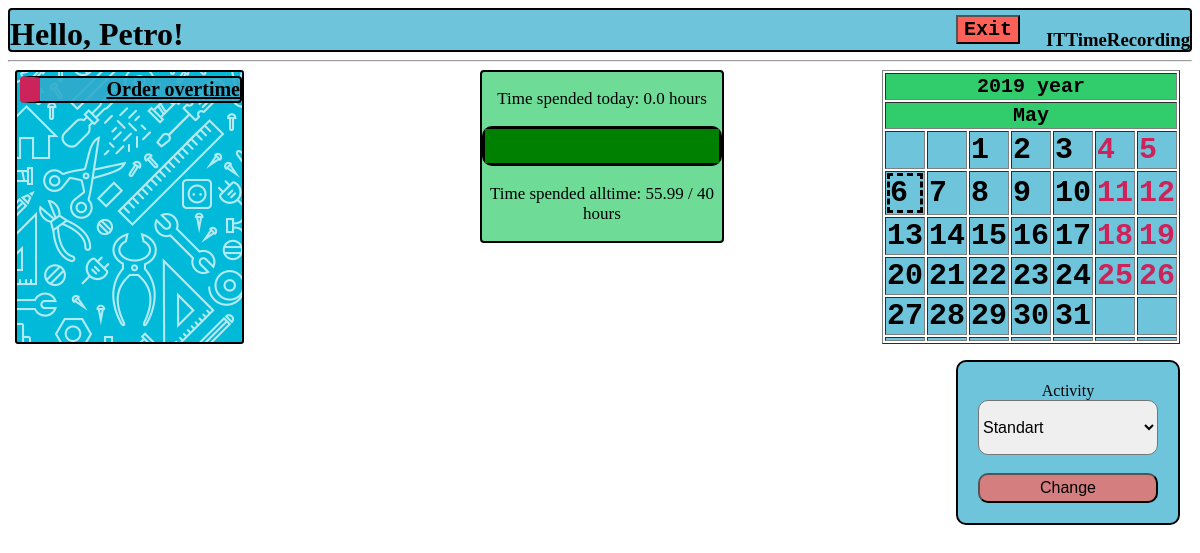
Before: /home/me/ (signed in) with the older database file.
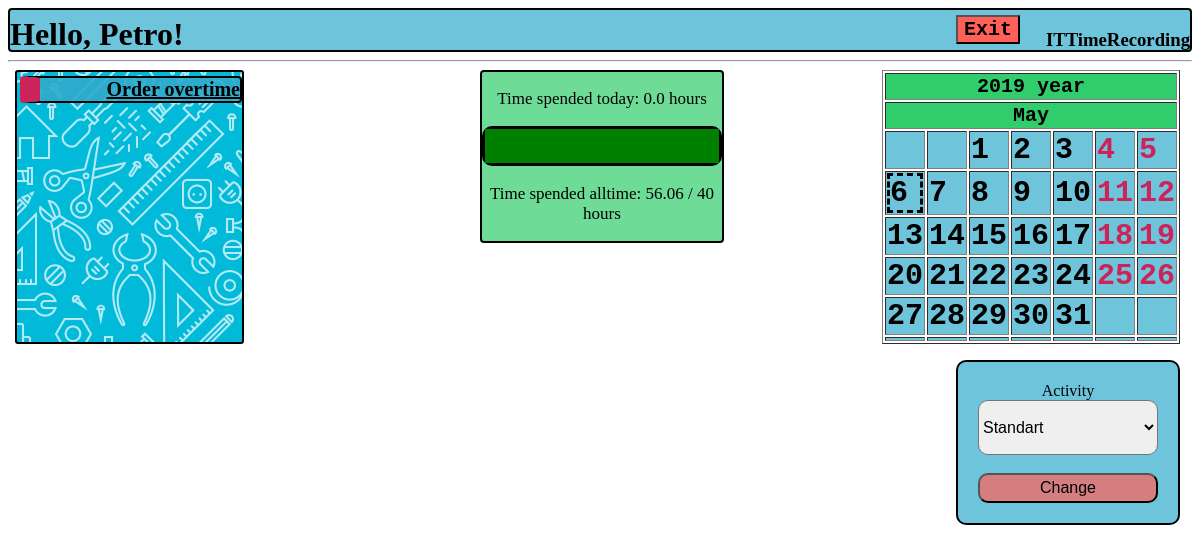
After: the same page with the newer database file.
### rec/models.py (models this page shows, shortened)
class User(db.Model):
    __tablename__ = 'USER'
    login = db.Column('LOGIN', db.String(20), primary_key=True)
    password = db.Column('PASSWORD', db.String(20), nullable=False)
    salary = db.Column('SALARY', db.INTEGER)
    worktime = db.Column('WORKTIME', db.INTEGER)
    username = db.Column('USERNAME', db.String(50), nullable=False)
    role = db.Column('ROLE_NAME', db.String(15), nullable=False )

### rec/login/views.py (the view)
@mod.route('/me/')
@requires_login
def home():
    date = datetime.date.today()
    day = Day(date, 1, 1)
    cal = Calendar.get_month(day)
    menu = []
    if g.user.role == 'Developer':
        menu.append(['Order overtime', 'TakeOvertime'])
    if g.user.role == 'Manager':
        menu.append(['Change user activity', 'ChangeUserActivity'])
        menu.append(['Workday managing', 'ManageWorkday'])
        menu.append(['Registration of new worker', 'Register'])
        menu.append(['Delete user', 'Delete'])
    return render_template("homepage.html",
                           user=g.user,
                           menu=menu,
                           date=date,
                           cal=cal,
                           norms=session['normative'],
                           time=Workday.query.filter_by(id=session["workday_id"]).first().time + session['time'])

### rec/login/views.py (called while the page is built)
@mod.before_request
def before_request():
    if 'start' in session:
        session['now'] = time.monotonic()
        session['time'] = session['now'] - session['start']
    g.user = None
    if 'user_login' in session:
        g.user = User.query.get(session['user_login'])

### rec/templates/homepage.html (shortened to what this page needs)
<!DOCTYPE html>
{% extends "base.html" %}
{% block body %}
    <body link="black">
    <div class="hello"><h1>Hello, {{ user.username }}!</h1></div>
    <div class="back"></div>
    <div class="menu">
    <ul>
    {% set role = user.role %}
    {% for item in menu %}
        <li>
            {% set url = role+"."+item[1] %}
            <a href = {{ url_for(url)}}>{{ item[0] }}</a>
        </li>
    {% endfor %}
    </ul>
    </div>
    <div class="progress_bar">
        <p> Time spended today: {{ (time/3660) | round(2)  }} hours </p>
        <progress max = {{ norms }} value = {{ (user.worktime/3660 + time/3660)|round(2) }}></progress>
        <p> Time spended alltime: {{ (user.worktime/3600) | round(2) + (time/3660) | round(2)}} / {{ norms | round }} hours</p>
    </div>
    {% include "calendar.html" %}
    <div class="activity">
        <form method="post">
            <label for="activity"> Activity </label>
            <select name="activity" id="activity">
                <option value="Standart">Standart</option>
            </select>
            <br>
            <br>
            <input type="submit" name="activity" value="Change" formaction="{{ url_for('rec.activity') }}">
        </form>
    </div>
    <form method="post">
    <input class="exit" type="submit" name="exit" value="Exit" formaction="{{ url_for('rec.exit') }}">
    </form>
</body>
{% endblock %}

Changed rows visible on the page:
changed User "Petro": (user.worktime/3600)|round(2)+(time/3660)|round(2) "55.99" → "56.06"
